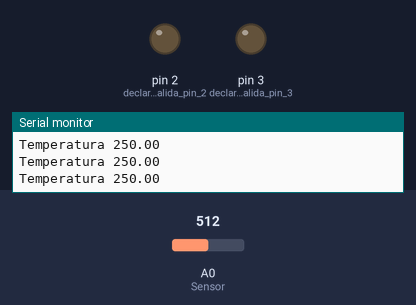
Recording of a sketch running on a simulated Arduino Uno, built with avr-gcc and run on an emulated ATmega328P. On the bench: output pins drawn as LEDs (lit = HIGH), the last lines printed to the serial monitor. Inputs (shaded band) come from the test bench; at power-on: A0 (Sensor) = 512.

Above: at 1.2 s.
1.3 s: A0 (Sensor) set to 58
4.3 s: A0 (Sensor) set to 48
At 5.3 s:
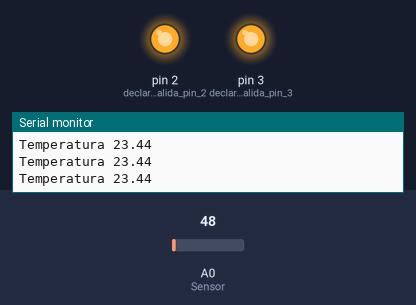
5.8 s: A0 (Sensor) set to 122
At 6.5 s:
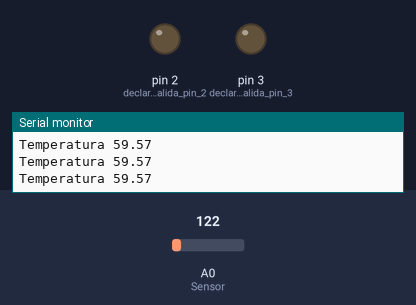
7.3 s: A0 (Sensor) set to 16
At 7.7 s:
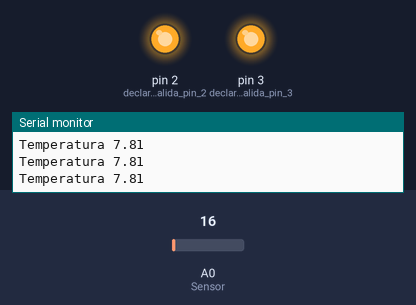
Timing chart, 0 to 9.8 s (numbered marks = the images above; inputs shaded):
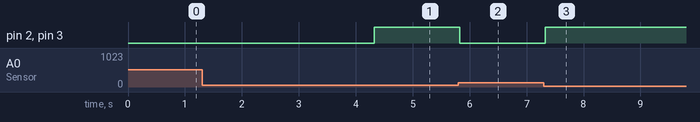

The sketch:

Temperatura-led-alarma.ino
```cpp
float tempC; // variable tipo float
int Sensor = 0; //se asigna de entrada del sensor (A0)

void setup() {
  pinMode(3, OUTPUT); //declaramos salida pin 3
  pinMode(2, OUTPUT); //declaramos salida pin 2
  Serial.begin(9600);// Configuramos el puerto serial
}

void loop() {
  // Con analogRead leemos el sensor, recuerda que es un valor de 0 a 1023
  tempC = analogRead(Sensor);

  // Calculamos la temperatura con la fórmula
  tempC = (5.0 * tempC * 100.0)/1024.0;

  Serial.print("Temperatura ");//imprime texto temperatura
  Serial.println(tempC); //imprime la temperatura total


  if(tempC <= 26){

    digitalWrite(2, HIGH);
    digitalWrite(3, HIGH);
  }else{

    digitalWrite(2, LOW);
    digitalWrite(3, LOW);
  }
}
```

Measured:
- the behaviour switches between 54 and 53 on A0 (Sensor) (found by bisection; images 0 and 1)
- after the input at 4.3 s, pin 2 (declaramos_salida_pin_2), pin 3 (declaramos_salida_pin_3): LOW → HIGH at once
- after the input at 5.8 s, pin 2 (declaramos_salida_pin_2), pin 3 (declaramos_salida_pin_3): HIGH → LOW at once
- after the input at 7.3 s, pin 2 (declaramos_salida_pin_2), pin 3 (declaramos_salida_pin_3): LOW → HIGH at once
